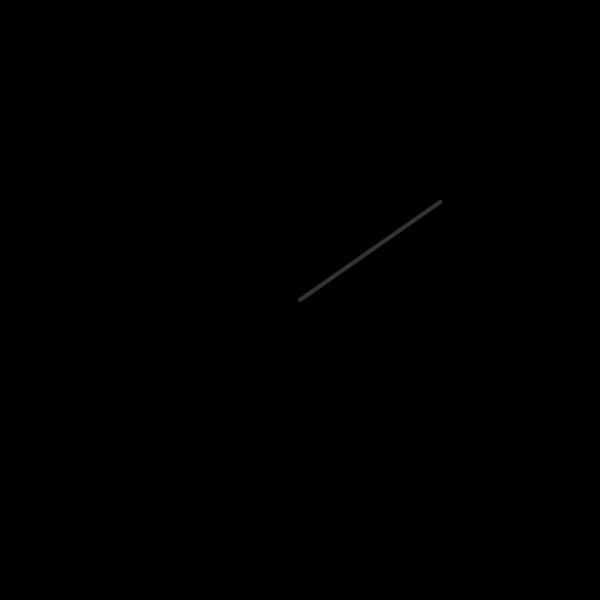
Frame 1 (no input)
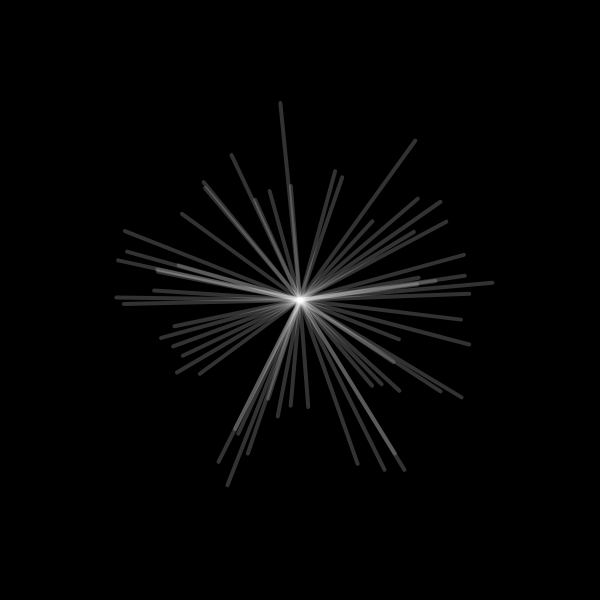
Frame 60 (no input)
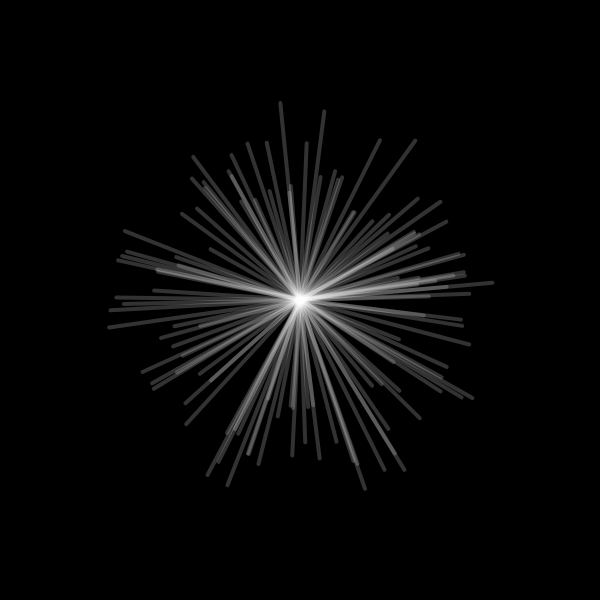
Frame 120 (the mouse pressed at the canvas centre since frame 60)

The p5.js sketch that drew these frames (run headless with seeded random() and noise() and a simulated clock; from frame 60 on, the mouse is pressed at the canvas centre):

// p5.js sketch
// ── sketch.js
function setup() {
  createCanvas(600, 600);
  background(0);
}

function draw() {
  translate(width / 2, height / 2);

  const vetor = p5.Vector.random2D();
  vetor.mult(random(100, 200));

  strokeWeight(4);
  stroke(255, 50);

  line(0, 0, vetor.x, vetor.y);
}
